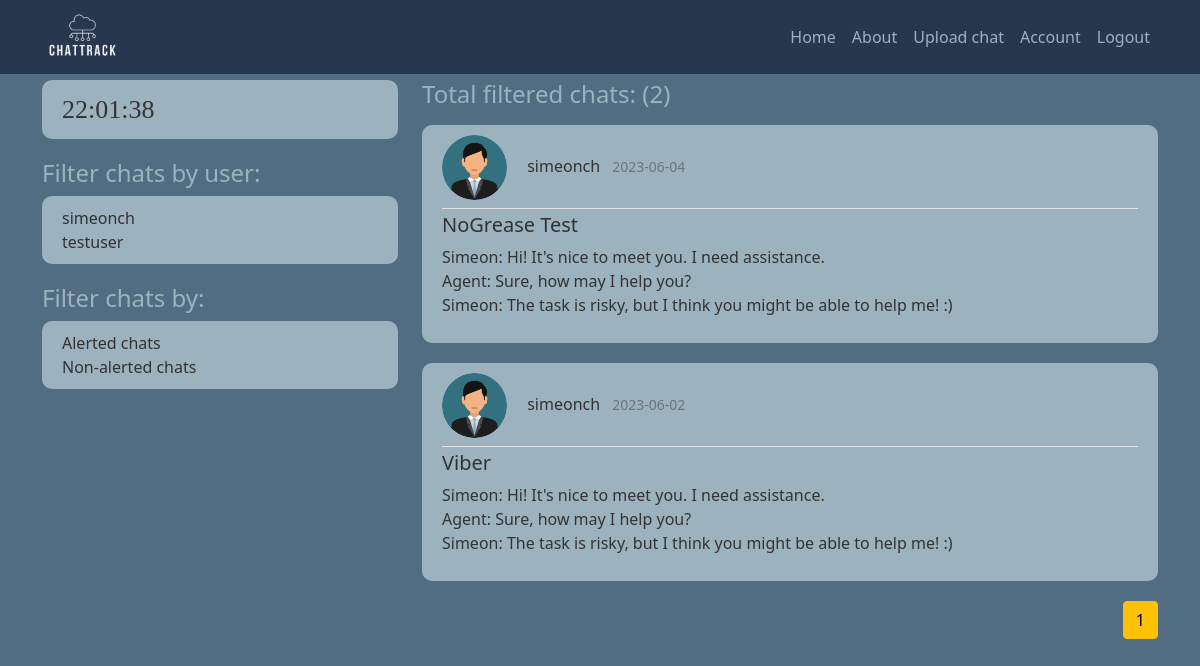
The page /alerted/false (signed in) on the database its author committed.
### chattrack/models.py (models this page shows, shortened)
class User(db.Model, UserMixin):
    id = db.Column(db.Integer, primary_key=True)
    username = db.Column(db.String(20), unique=True, nullable=False)
    email = db.Column(db.String(50), unique=True, nullable=False)
    profile_pic = db.Column(db.String(20), nullable=False, default='default.jpg')
    password = db.Column(db.String(60), nullable=False)
    chats = db.relationship('Chat', backref='owner', lazy=True)

class Chat(db.Model):
    id = db.Column(db.Integer, primary_key=True)
    has_alerts = db.Column(db.Boolean, nullable=False, default=False)
    date_uploaded = db.Column(db.DateTime, nullable=False, default=datetime.utcnow)
    channel = db.Column(db.String(30), nullable=False)
    content = db.Column(db.Text, nullable=False)
    user_id = db.Column(db.Integer, db.ForeignKey('user.id'), nullable=False)

### chattrack/routes.py (the view)
@app.route("/alerted/<string:alerted>")
def alerted_chats(alerted):
    if alerted == 'true':
        has_alerts = True
    elif alerted == 'false':
        has_alerts = False
    page = request.args.get('page', 1, type=int)
    all_users = User.query.all()
    queried_chats = Chat.query.filter_by(has_alerts=has_alerts).order_by(Chat.date_uploaded.desc()).paginate(page=page, per_page=3)
    return render_template('alerted_chats.html', title="Home", chats=queried_chats, users=all_users, alerted=alerted)

### chattrack/models.py (called while the page is built)
@login_manager.user_loader # get an id to keep session of the user
def load_user(user_id):
    return User.query.get(int(user_id))

### chattrack/templates/alerted_chats.html
{% extends "init_template.html" %}
{% block content %}
<h4 class="mb-3"> Total filtered chats: ({{ chats.total }})</h4>
  {% if current_user.is_authenticated %}
      {% for chat in chats.items %}
        <article class="media content-section">
          <div class="media-body">
            <div class="article-metadata pb-2">
                <img class="rounded-circle article-img" src="{{ url_for('static', filename='profile_pictures/' + chat.owner.profile_pic) }}">
                <a class="username me-2" href="{{ url_for('user_chats', username=chat.owner.username) }}">{{ chat.owner.username }}</a>
                <small class="text-muted">{{ chat.date_uploaded.strftime('%Y-%m-%d') }}</small>
              </div>
              <h5><a class="article-title" href="{{ url_for('chat', chat_id=chat.id)}}">{{ chat.channel }}</a></h5>
              <p class="article-content">{{ chat.content }}</p>
            </div>
          </article>
      {% endfor %}
      <div class="float-end">
        {% for page_num in chats.iter_pages(left_edge=1, right_edge=1, left_current=1, right_current=2) %}
          {% if page_num %}
            {% if chats.page == page_num %}
              <a class="btn btn-warning mb-4" href="{{ url_for('alerted_chats', page=page_num, alerted=alerted) }}">{{ page_num }}</a>
            {% else %}
              <a class="btn btn-outline-warning mb-4" href="{{ url_for('alerted_chats', page=page_num, alerted=alerted) }}">{{ page_num }}</a>
            {% endif %}
          {% else %}
            ...
          {% endif %}
        {% endfor %}
        </div>
  {% else %}
    <div class="alert alert-primary" role="alert">
      <div class="panel-heading">Please log in!</div>
    </div>
  {% endif %}
{% endblock content %}

### chattrack/templates/init_template.html (shortened to what this page needs)
<!DOCTYPE html>
<html>
    <head>
        <link href="https://cdn.jsdelivr.net/npm/bootstrap@5.0.2/dist/css/bootstrap.min.css" rel="stylesheet">
        <link rel="stylesheet" type="text/css" href="{{ url_for('static', filename='main.css') }}">
    </head>
    <body>
        <header class="site-header">
            <nav class="navbar navbar-expand-lg navbar-dark fixed-top">
              <div class="container">
                <a class="navbar-brand mr-4" href="/"><img style="max-width: 80px;max-height: 180px;"src="{{ url_for('static', filename='logos/logo.png') }}"></a>
                <div class="collapse navbar-collapse" id="navbarToggle">
                  <div class="navbar-nav ms-auto">
                    <a class="nav-item nav-link" href="{{ url_for('home') }}">Home</a>
                    <a class="nav-item nav-link" href="{{ url_for('about') }}">About</a>
                    {% if current_user.is_authenticated %}
                    <a class="nav-item nav-link" href="{{ url_for('upload_chat') }}">Upload chat</a>
                    <a class="nav-item nav-link" href="{{ url_for('account') }}">Account</a>
                    <a class="nav-item nav-link" href="{{ url_for('logout') }}">Logout</a>
                    {% else %}
                      <a class="nav-item nav-link" href="{{ url_for('login') }}">Login</a>
                      <a class="nav-item nav-link" href="{{ url_for('register') }}">Register</a>
                    {% endif %}
                  </div>
                </div>
              </div>
            </nav>
          </header>
          <main role="main" class="container">
            <div class="row">
              <div class="col-md-4">
                <div class="content-section">
                  <div id="clock">
                  </div>
              </div>
                {% if users and current_user.is_authenticated%}
                <h4>Filter chats by user:</h4>
                <div class="content-section">
                  {% for user in users %}
                    <a class="username me-2" href="{{ url_for('user_chats', username=user.username) }}">{{ user.username }}</a><br>
                  {% endfor %}
                </div>
              <h4>Filter chats by:</h4>
              <div class="content-section">
                  <a class="username me-2" href="{{ url_for('alerted_chats', alerted='true') }}">Alerted chats</a><br>
                  <a class="username me-2" href="{{ url_for('alerted_chats', alerted='false') }}">Non-alerted chats</a><br>
              </div>
              {% endif %}
            </div>
                <div class="col-md-8">
                  {% block content %}{% endblock %}
                </div>
          </main>
    </body>
</html>

### chattrack/static/main.css (style rules this page uses)
body { background: #526D82; color: #333333; margin-top: 5rem; }
#clock { font-family: "Times New Roman", Times, serif; font-size: 26px; text-align: left; }
h1, h2, h3, h4, h5, h6 { color: #9DB2BF; }
.site-header .navbar-nav .nav-link { color: #9DB2BF; }
.navbar { background: #27374D; }
.content-section { background: #9DB2BF; padding: 10px 20px; border-radius: 10px; margin-bottom: 20px; }
.article-title { color: #333131; text-decoration: none }
.username { color: #333131; text-decoration: none }
.article-content { white-space: pre-line; }
.article-img { height: 65px; width: 65px; margin-right: 16px; }
.article-metadata { padding-bottom: 1px; margin-bottom: 4px; border-bottom: 1px solid #e3e3e3 }

### rows shown on the page
User: username "simeonch"
User: username "testuser"
Chat: profile_pic (placeholder picture), owner.username "simeonch", date_uploaded "2023-06-04", channel "NoGrease Test", content "Simeon: Hi! It's nice to meet you. I need assistance. Agent: Sure, how may I help you? Simeon: The task is risky, but I think you might be able to help me! :)"
Chat: profile_pic (placeholder picture), owner.username "simeonch", date_uploaded "2023-06-02", channel "Viber", content "Simeon: Hi! It's nice to meet you. I need assistance. Agent: Sure, how may I help you? Simeon: The task is risky, but I think you might be able to help me! :)"

### other values the page prints
{{ chats.total }} "2"
{{ page_num }} "1"
